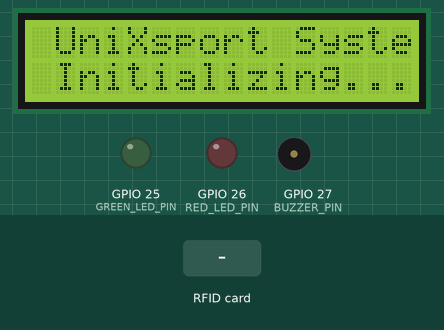
This sketch was run on a simulated ESP32. On the bench: 16×2 character LCD, output pins drawn as LEDs (lit = HIGH), buzzer (waves = sounding, pin HIGH). The inputs (shaded band) are chosen by the test bench. WiFi joins after 1.5 s; servers stay silent unless stated; uploads are accepted with an empty reply; what the sketch prints to the serial monitor is not drawn.

Above: at 0.7 s.
At 7.0 s:
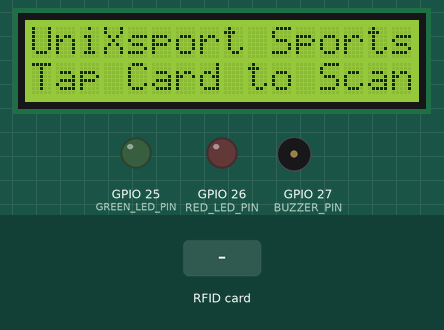
7.1 s: RFID card 12 34 56 78 held to the reader
At 8.6 s:
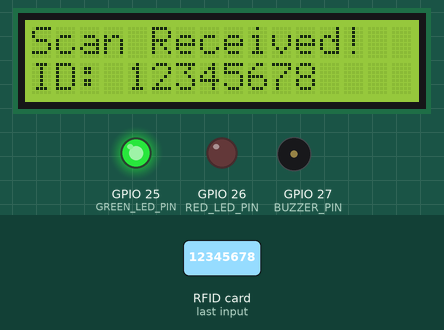
9.1 s: RFID card 5E 7A 19 C4 held to the reader
At 11.5 s:
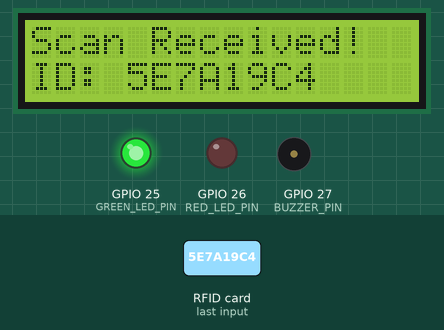
Timing chart, 0 to 14.7 s (numbered marks = the images above; inputs shaded):
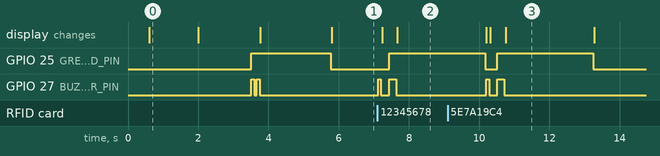

The sketch:

unixsport_esp32_rfid.ino
```cpp
/**
 * UniXsport - ESP32 Complete Wi-Fi RFID Scanner Firmware
 *
 * Configured Exact Pinout:
 * -------------------------------------------------------------
 * MFRC522 RFID:
 *   SDA/SS  --> GPIO 5
 *   SCK     --> GPIO 18
 *   MOSI    --> GPIO 23
 *   MISO    --> GPIO 19
 *   RST     --> GPIO 4
 *   VCC     --> 3.3V (Do NOT connect to 5V!)
 *   GND     --> GND
 *
 * LCD 16x2 I2C Display:
 *   SDA     --> GPIO 21
 *   SCL     --> GPIO 22
 *   VCC     --> 5V / VIN
 *   GND     --> GND
 *
 * Buzzer:
 *   (+)     --> GPIO 27
 *   (-)     --> GND
 *
 * LEDs:
 *   GREEN   --> GPIO 25 (Through 220Ω resistor)
 *   RED     --> GPIO 26 (Through 220Ω resistor)
 * -------------------------------------------------------------
 */

#include <WiFi.h>
#include <WiFiMulti.h>
#include <HTTPClient.h>
#include <WiFiClient.h>
#include <WiFiClientSecure.h>
#include <SPI.h>
#include <MFRC522.h>
#include <Wire.h>
#include <LiquidCrystal_I2C.h>

WiFiMulti wifiMulti;

// ================= MULTI-WIFI CONFIGURATION ================= //
// You can enter 2, 3, or more Wi-Fi networks below.
// The ESP32 will automatically connect to whichever Wi-Fi is available!
struct WiFiCredential {
  const char* ssid;
  const char* password;
};

const WiFiCredential WIFI_NETWORKS[] = {
  { "abc",                 "12345678" },         // Network 1: abc Wi-Fi / Hotspot
  { "Hostel_WiFi",         "wifi@HostRUSL" },    // Network 2: Hostel Wi-Fi
  { "RUSL_Sports_WiFi",    "sports@2026" },      // Network 3: Campus / Sports Complex
  { "Home_WiFi",           "homePassword" }      // Network 4: Home / Lab Wi-Fi
};
const int NUM_WIFI_NETWORKS = sizeof(WIFI_NETWORKS) / sizeof(WIFI_NETWORKS[0]);

// Cloud Production API (Default - Works anywhere over Wi-Fi / Hotspot)
const char* SERVER_URL = "https://unixsport-api.onrender.com/api/rfid/scan";

// Local Laptop Fallback (Uncomment if running node server/server.js locally)
// const char* SERVER_URL = "http://10.30.1.1:5000/api/rfid/scan";

const char* DEVICE_ID     = "STORE_GATE_01";         // Scanner identifier
// ============================================================ //

// Pin Definitions (Exact Custom Setup)
#define RFID_SS_PIN   5
#define RFID_RST_PIN  4
#define I2C_SDA_PIN   21
#define I2C_SCL_PIN   22
#define BUZZER_PIN    27
#define GREEN_LED_PIN 25
#define RED_LED_PIN   26

// RFID & LCD Instances
MFRC522 rfid(RFID_SS_PIN, RFID_RST_PIN);
// Set I2C address (usually 0x27 or 0x3F for standard 16x2 I2C displays)
LiquidCrystal_I2C lcd(0x27, 16, 2);

// Debounce Tracking
String lastScannedUID = "";
unsigned long lastScanTime = 0;
const unsigned long SCAN_COOLDOWN_MS = 2500; // 2.5s cooldown before reading same card again

void setup() {
  Serial.begin(115200);
  delay(500);
  Serial.println("\n\n========================================");
  Serial.println("  UniXsport ESP32 Multi-WiFi RFID System ");
  Serial.println("========================================");

  // Initialize GPIO Pins
  pinMode(BUZZER_PIN, OUTPUT);
  pinMode(GREEN_LED_PIN, OUTPUT);
  pinMode(RED_LED_PIN, OUTPUT);
  digitalWrite(BUZZER_PIN, LOW);
  digitalWrite(GREEN_LED_PIN, LOW);
  digitalWrite(RED_LED_PIN, LOW);

  // Initialize I2C and LCD Display
  Wire.begin(I2C_SDA_PIN, I2C_SCL_PIN);
  lcd.init();
  lcd.backlight();
  lcd.clear();
  lcd.setCursor(0, 0);
  lcd.print(" UniXsport System");
  lcd.setCursor(0, 1);
  lcd.print(" Initializing...");
  delay(1200);

  // Initialize SPI bus and RC522 RFID reader
  SPI.begin();
  rfid.PCD_Init();
  delay(100);
  rfid.PCD_DumpVersionToSerial();
  Serial.println("RC522 RFID Reader Ready.");

  // Register configured Wi-Fi networks in WiFiMulti pool
  for (int i = 0; i < NUM_WIFI_NETWORKS; i++) {
    if (strlen(WIFI_NETWORKS[i].ssid) > 0) {
      wifiMulti.addAP(WIFI_NETWORKS[i].ssid, WIFI_NETWORKS[i].password);
      Serial.print("Registered Wi-Fi AP: ");
      Serial.println(WIFI_NETWORKS[i].ssid);
    }
  }

  // Connect to best available Wi-Fi
  connectWiFi();
}

void loop() {
  // Ensure Wi-Fi connection is maintained
  if (WiFi.status() != WL_CONNECTED) {
    digitalWrite(GREEN_LED_PIN, LOW);
    digitalWrite(RED_LED_PIN, HIGH);
    lcd.setCursor(0, 0);
    lcd.print("Wi-Fi Lost!     ");
    lcd.setCursor(0, 1);
    lcd.print("Reconnecting... ");
    connectWiFi();
  }

  // Look for new RFID card
  if (!rfid.PICC_IsNewCardPresent()) {
    return;
  }

  // Select the card and read UID
  if (!rfid.PICC_ReadCardSerial()) {
    return;
  }

  // Format UID as Hex string: e.g. "A3B2C1D0"
  String uidString = "";
  for (byte i = 0; i < rfid.uid.size; i++) {
    if (rfid.uid.uidByte[i] < 0x10) {
      uidString += "0";
    }
    uidString += String(rfid.uid.uidByte[i], HEX);
  }
  uidString.toUpperCase();

  // Check cooldown to avoid rapid multi-scanning the same card
  unsigned long now = millis();
  if (uidString == lastScannedUID && (now - lastScanTime < SCAN_COOLDOWN_MS)) {
    rfid.PICC_HaltA();
    rfid.PCD_StopCrypto1();
    return;
  }

  lastScannedUID = uidString;
  lastScanTime = now;

  Serial.print("\n[CARD DETECTED] UID: ");
  Serial.println(uidString);

  // Quick detection beep
  beep(1, 80);

  // Update LCD to show scanning status
  lcd.clear();
  lcd.setCursor(0, 0);
  lcd.print("Card Detected:  ");
  lcd.setCursor(0, 1);
  lcd.print("ID: " + uidString);

  // Transmit scan data to UniXsport Server via Wi-Fi HTTP POST
  sendScanToServer(uidString);

  // Halt PICC
  rfid.PICC_HaltA();
  rfid.PCD_StopCrypto1();

  // Reset LCD display after 2.5 seconds
  delay(2500);
  showReadyScreen();
}

void showReadyScreen() {
  digitalWrite(GREEN_LED_PIN, LOW);
  digitalWrite(RED_LED_PIN, LOW);
  lcd.clear();
  lcd.setCursor(0, 0);
  lcd.print("UniXsport Sports");
  lcd.setCursor(0, 1);
  lcd.print("Tap Card to Scan");
}

void connectWiFi() {
  Serial.println("Searching and connecting to best available Wi-Fi...");

  lcd.clear();
  lcd.setCursor(0, 0);
  lcd.print("Scanning Wi-Fi..");
  lcd.setCursor(0, 1);
  lcd.print("Finding Network ");

  WiFi.mode(WIFI_STA);

  int attempts = 0;
  while (wifiMulti.run() != WL_CONNECTED && attempts < 25) {
    delay(500);
    Serial.print(".");
    digitalWrite(GREEN_LED_PIN, !digitalRead(GREEN_LED_PIN));
    attempts++;
  }

  if (WiFi.status() == WL_CONNECTED) {
    Serial.println("\n[Wi-Fi CONNECTED]");
    Serial.print("Connected to SSID: ");
    Serial.println(WiFi.SSID());
    Serial.print("ESP32 IP Address: ");
    Serial.println(WiFi.localIP());

    digitalWrite(GREEN_LED_PIN, HIGH);
    digitalWrite(RED_LED_PIN, LOW);
    beep(2, 80); // Double beep indicates successful Wi-Fi connection

    lcd.clear();
    lcd.setCursor(0, 0);
    String ssidDisp = WiFi.SSID();
    if (ssidDisp.length() > 10) ssidDisp = ssidDisp.substring(0, 10);
    lcd.print("Wi-Fi:" + ssidDisp);
    lcd.setCursor(0, 1);
    lcd.print(WiFi.localIP().toString());
    delay(2000);

    showReadyScreen();
  } else {
    Serial.println("\n[Wi-Fi FAILED] No configured network found in range.");
    digitalWrite(GREEN_LED_PIN, LOW);
    digitalWrite(RED_LED_PIN, HIGH);
    beep(3, 120);

    lcd.clear();
    lcd.setCursor(0, 0);
    lcd.print("No Wi-Fi Found! ");
    lcd.setCursor(0, 1);
    lcd.print("Check Networks  ");
    delay(2000);
  }
}

#include <WiFiClient.h>
#include <WiFiClientSecure.h>

void sendScanToServer(String cardUID) {
  if (WiFi.status() != WL_CONNECTED) {
    Serial.println("[ERROR] Cannot send scan: Wi-Fi disconnected!");
    digitalWrite(RED_LED_PIN, HIGH);
    digitalWrite(GREEN_LED_PIN, LOW);
    beep(3, 200);
    return;
  }

  // Construct JSON payload
  String jsonPayload = "{\"rfid_tag\":\"" + cardUID + "\",\"device_id\":\"" + String(DEVICE_ID) + "\"}";

  Serial.print("Sending POST to: ");
  Serial.println(SERVER_URL);
  Serial.print("Payload: ");
  Serial.println(jsonPayload);

  HTTPClient http;
  bool isHttps = String(SERVER_URL).startsWith("https://");
  int httpResponseCode = -1;

  if (isHttps) {
    WiFiClientSecure secureClient;
    secureClient.setInsecure(); // Skip certificate verification for Render / Custom SSL
    http.begin(secureClient, SERVER_URL);
    http.setTimeout(12000);
    http.addHeader("Content-Type", "application/json");
    httpResponseCode = http.POST(jsonPayload);
  } else {
    WiFiClient plainClient;
    http.begin(plainClient, SERVER_URL);
    http.setTimeout(8000);
    http.addHeader("Content-Type", "application/json");
    httpResponseCode = http.POST(jsonPayload);
  }

  if (httpResponseCode > 0) {
    String response = http.getString();
    Serial.print("HTTP Code: ");
    Serial.println(httpResponseCode);
    Serial.print("Response: ");
    Serial.println(response);

    if (httpResponseCode == 200) {
      // Authorized User or Registered Equipment
      digitalWrite(GREEN_LED_PIN, HIGH);
      digitalWrite(RED_LED_PIN, LOW);
      beep(1, 200); // 1 clear success beep

      lcd.clear();
      lcd.setCursor(0, 0);
      lcd.print("Scan Received!  ");
      lcd.setCursor(0, 1);
      lcd.print("ID: " + cardUID);
    } else if (httpResponseCode == 403) {
      // Unregistered RFID Card
      digitalWrite(RED_LED_PIN, HIGH);
      digitalWrite(GREEN_LED_PIN, LOW);
      beep(2, 250); // 2 error beeps

      lcd.clear();
      lcd.setCursor(0, 0);
      lcd.print("Access Denied!  ");
      lcd.setCursor(0, 1);
      lcd.print("Unregistered Tag");
    } else {
      digitalWrite(RED_LED_PIN, HIGH);
      digitalWrite(GREEN_LED_PIN, LOW);
      beep(2, 200);

      lcd.clear();
      lcd.setCursor(0, 0);
      lcd.print("Server Response:");
      lcd.setCursor(0, 1);
      lcd.print("Code: " + String(httpResponseCode));
    }
  } else {
    // Network Connection Error
    Serial.print("[HTTP ERROR] Failed, error: ");
    Serial.println(http.errorToString(httpResponseCode).c_str());

    digitalWrite(RED_LED_PIN, HIGH);
    digitalWrite(GREEN_LED_PIN, LOW);
    beep(3, 150);

    lcd.clear();
    lcd.setCursor(0, 0);
    lcd.print("Network Error   ");
    lcd.setCursor(0, 1);
    lcd.print("Server Unreach. ");
  }

  http.end();
}

void beep(int count, int durationMs) {
  for (int i = 0; i < count; i++) {
    digitalWrite(BUZZER_PIN, HIGH);
    delay(durationMs);
    digitalWrite(BUZZER_PIN, LOW);
    if (i < count - 1) delay(80);
  }
}
```

Measured:
- after the input at 7.1 s, GPIO 25 (GREEN_LED_PIN): LOW → HIGH after 0.34 s; GPIO 27 (BUZZER_PIN): LOW → HIGH at once, → LOW 0.08 s later, → HIGH 0.24 s later, → LOW 0.20 s later; the display: first changes after 0.14 s (image 2 shows a later state)
- after the input at 9.1 s, GPIO 27 (BUZZER_PIN): LOW → HIGH after 1.1 s, → LOW 0.08 s later, → HIGH 0.24 s later, → LOW 0.20 s later; the display: first differs from a run without the input after 1.2 s (image 3 shows a later state)
- what the display in image 0 shows lasts 1.4 s, from 0.6 s to 2.0 s
